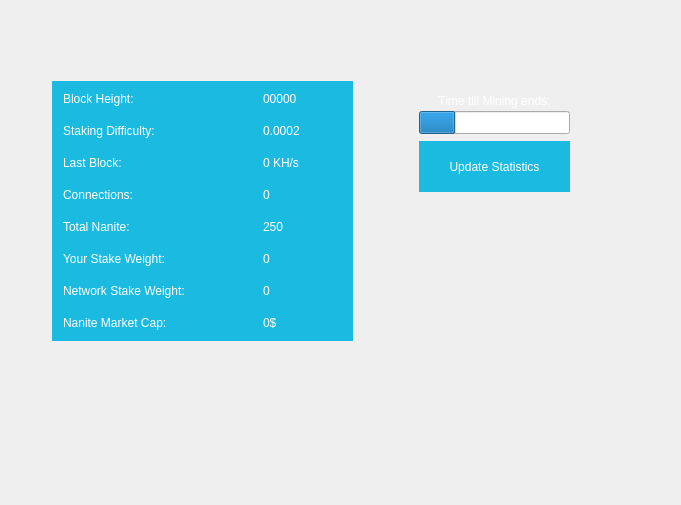
<?xml version="1.0" encoding="UTF-8"?>
<ui version="4.0">
 <class>StatisticsPage</class>
 <widget class="QWidget" name="StatisticsPage">
  <property name="windowModality">
   <enum>Qt::NonModal</enum>
  </property>
  <property name="geometry">
   <rect>
    <x>0</x>
    <y>0</y>
    <width>681</width>
    <height>505</height>
   </rect>
  </property>
  <property name="windowTitle">
   <string>Digging</string>
  </property>
  <property name="styleSheet">
   <string notr="true">color:#505050;
font-family:'Proxima Nova Rg';</string>
  </property>
  <layout class="QGridLayout" name="gridLayout">
   <property name="sizeConstraint">
    <enum>QLayout::SetMaximumSize</enum>
   </property>
   <property name="leftMargin">
    <number>52</number>
   </property>
   <property name="rightMargin">
    <number>22</number>
   </property>
   <item row="5" column="0">
    <widget class="QFrame" name="gridFrame_2">
     <property name="styleSheet">
      <string notr="true">background-color:#1bbae1;</string>
     </property>
     <layout class="QGridLayout" name="gridLayout_4">
      <item row="0" column="0" rowspan="4">
       <layout class="QFormLayout" name="formLayout_2">
        <property name="fieldGrowthPolicy">
         <enum>QFormLayout::FieldsStayAtSizeHint</enum>
        </property>
        <property name="horizontalSpacing">
         <number>78</number>
        </property>
        <property name="verticalSpacing">
         <number>18</number>
        </property>
        <property name="rightMargin">
         <number>0</number>
        </property>
        <item row="1" column="0">
         <widget class="QLabel" name="label_14">
          <property name="styleSheet">
           <string notr="true">color:white;font-family: Segoe UI;</string>
          </property>
          <property name="text">
           <string>&lt;html&gt;&lt;head/&gt;&lt;body&gt;&lt;p&gt;Block Height:&lt;/p&gt;&lt;/body&gt;&lt;/html&gt;</string>
          </property>
         </widget>
        </item>
        <item row="1" column="1">
         <widget class="QLabel" name="heightBox">
          <property name="styleSheet">
           <string notr="true">color:white;font-family: Segoe UI;</string>
          </property>
          <property name="text">
           <string>00000</string>
          </property>
         </widget>
        </item>
        <item row="2" column="0">
         <widget class="QLabel" name="label_9">
          <property name="styleSheet">
           <string notr="true">color:white;font-family: Segoe UI;</string>
          </property>
          <property name="text">
           <string>&lt;html&gt;&lt;head/&gt;&lt;body&gt;&lt;p&gt;Staking Difficulty:&lt;/p&gt;&lt;/body&gt;&lt;/html&gt;</string>
          </property>
         </widget>
        </item>
        <item row="2" column="1">
         <widget class="QLabel" name="diffBox2">
          <property name="styleSheet">
           <string notr="true">color:white;font-family: Segoe UI;</string>
          </property>
          <property name="text">
           <string>0.0002</string>
          </property>
         </widget>
        </item>
        <item row="3" column="0">
         <widget class="QLabel" name="label3_2">
          <property name="sizePolicy">
           <sizepolicy hsizetype="Preferred" vsizetype="Maximum">
            <horstretch>0</horstretch>
            <verstretch>0</verstretch>
           </sizepolicy>
          </property>
          <property name="styleSheet">
           <string notr="true">color:white;font-family: Segoe UI;</string>
          </property>
          <property name="text">
           <string>&lt;html&gt;&lt;head/&gt;&lt;body&gt;&lt;p&gt;Last Block:&lt;/p&gt;&lt;/body&gt;&lt;/html&gt;</string>
          </property>
         </widget>
        </item>
        <item row="3" column="1">
         <widget class="QLabel" name="localBox">
          <property name="styleSheet">
           <string notr="true">color:white;font-family: Segoe UI;</string>
          </property>
          <property name="text">
           <string>0 KH/s</string>
          </property>
         </widget>
        </item>
        <item row="4" column="0">
         <widget class="QLabel" name="label1_2">
          <property name="styleSheet">
           <string notr="true">color:white;font-family: Segoe UI;</string>
          </property>
          <property name="text">
           <string>&lt;html&gt;&lt;head/&gt;&lt;body&gt;&lt;p&gt;Connections:&lt;/p&gt;&lt;/body&gt;&lt;/html&gt;</string>
          </property>
         </widget>
        </item>
        <item row="4" column="1">
         <widget class="QLabel" name="connectionBox">
          <property name="toolTip">
           <string/>
          </property>
          <property name="styleSheet">
           <string notr="true">color:white;font-family: Segoe UI;</string>
          </property>
          <property name="text">
           <string>0</string>
          </property>
         </widget>
        </item>
        <item row="5" column="0">
         <widget class="QLabel" name="label_8">
          <property name="styleSheet">
           <string notr="true">color:white;font-family: Segoe UI;</string>
          </property>
          <property name="text">
           <string>&lt;html&gt;&lt;head/&gt;&lt;body&gt;&lt;p&gt;Total Nanite:&lt;/p&gt;&lt;/body&gt;&lt;/html&gt;</string>
          </property>
         </widget>
        </item>
        <item row="5" column="1">
         <widget class="QLabel" name="volumeBox">
          <property name="toolTip">
           <string/>
          </property>
          <property name="styleSheet">
           <string notr="true">color:white;font-family: Segoe UI;</string>
          </property>
          <property name="text">
           <string>250</string>
          </property>
         </widget>
        </item>
        <item row="6" column="0">
         <widget class="QLabel" name="label_10">
          <property name="styleSheet">
           <string notr="true">color:white;font-family: Segoe UI;</string>
          </property>
          <property name="text">
           <string>&lt;html&gt;&lt;head/&gt;&lt;body&gt;&lt;p&gt;Your Stake Weight:&lt;/p&gt;&lt;/body&gt;&lt;/html&gt;</string>
          </property>
         </widget>
        </item>
        <item row="6" column="1">
         <widget class="QLabel" name="minBox">
          <property name="toolTip">
           <string/>
          </property>
          <property name="styleSheet">
           <string notr="true">color:white;font-family: Segoe UI;</string>
          </property>
          <property name="text">
           <string>0</string>
          </property>
         </widget>
        </item>
        <item row="7" column="0">
         <widget class="QLabel" name="label_11">
          <property name="styleSheet">
           <string notr="true">color:white;font-family: Segoe UI;</string>
          </property>
          <property name="text">
           <string>&lt;html&gt;&lt;head/&gt;&lt;body&gt;&lt;p&gt;Network Stake Weight:&lt;/p&gt;&lt;/body&gt;&lt;/html&gt;</string>
          </property>
         </widget>
        </item>
        <item row="7" column="1">
         <widget class="QLabel" name="maxBox">
          <property name="toolTip">
           <string/>
          </property>
          <property name="styleSheet">
           <string notr="true">color:white;font-family: Segoe UI;</string>
          </property>
          <property name="text">
           <string>0</string>
          </property>
         </widget>
        </item>
        <item row="8" column="0">
         <widget class="QLabel" name="label_17">
          <property name="styleSheet">
           <string notr="true">color:white;font-family: Segoe UI;</string>
          </property>
          <property name="text">
           <string>&lt;html&gt;&lt;head/&gt;&lt;body&gt;&lt;p&gt;Nanite Market Cap:&lt;/p&gt;&lt;/body&gt;&lt;/html&gt;</string>
          </property>
         </widget>
        </item>
        <item row="8" column="1">
         <widget class="QLabel" name="marketcap">
          <property name="toolTip">
           <string/>
          </property>
          <property name="styleSheet">
           <string notr="true">color:white;font-family: Segoe UI;</string>
          </property>
          <property name="text">
           <string>0$</string>
          </property>
         </widget>
        </item>
       </layout>
      </item>
     </layout>
    </widget>
   </item>
   <item row="1" column="0" colspan="2">
    <layout class="QVBoxLayout" name="verticalLayout">
     <item>
      <widget class="QLabel" name="label_2">
       <property name="text">
        <string>&lt;html&gt;&lt;head/&gt;&lt;body&gt;&lt;p align=&quot;center&quot;&gt;&lt;img src=&quot;:/icons/res/icons/statisticst.png&quot;/&gt;&lt;/p&gt;&lt;/body&gt;&lt;/html&gt;</string>
       </property>
      </widget>
     </item>
    </layout>
   </item>
   <item row="0" column="0" colspan="2">
    <spacer name="verticalSpacer_3">
     <property name="orientation">
      <enum>Qt::Vertical</enum>
     </property>
     <property name="sizeType">
      <enum>QSizePolicy::Fixed</enum>
     </property>
     <property name="sizeHint" stdset="0">
      <size>
       <width>20</width>
       <height>10</height>
      </size>
     </property>
    </spacer>
   </item>
   <item row="2" column="0" colspan="2">
    <spacer name="verticalSpacer_2">
     <property name="orientation">
      <enum>Qt::Vertical</enum>
     </property>
     <property name="sizeType">
      <enum>QSizePolicy::Fixed</enum>
     </property>
     <property name="sizeHint" stdset="0">
      <size>
       <width>20</width>
       <height>40</height>
      </size>
     </property>
    </spacer>
   </item>
   <item row="6" column="0">
    <spacer name="verticalSpacer">
     <property name="orientation">
      <enum>Qt::Vertical</enum>
     </property>
     <property name="sizeHint" stdset="0">
      <size>
       <width>20</width>
       <height>10</height>
      </size>
     </property>
    </spacer>
   </item>
   <item row="5" column="1" rowspan="2">
    <widget class="QFrame" name="frame">
     <property name="minimumSize">
      <size>
       <width>260</width>
       <height>0</height>
      </size>
     </property>
     <widget class="QPushButton" name="startButton">
      <property name="geometry">
       <rect>
        <x>60</x>
        <y>60</y>
        <width>151</width>
        <height>51</height>
       </rect>
      </property>
      <property name="sizePolicy">
       <sizepolicy hsizetype="Fixed" vsizetype="Fixed">
        <horstretch>0</horstretch>
        <verstretch>0</verstretch>
       </sizepolicy>
      </property>
      <property name="minimumSize">
       <size>
        <width>120</width>
        <height>40</height>
       </size>
      </property>
      <property name="styleSheet">
       <string notr="true">border:0;color:white;background-color:#1bbae1;font-family: Segoe UI;</string>
      </property>
      <property name="text">
       <string>Update Statistics</string>
      </property>
     </widget>
     <widget class="QProgressBar" name="progressBar">
      <property name="geometry">
       <rect>
        <x>60</x>
        <y>30</y>
        <width>151</width>
        <height>23</height>
       </rect>
      </property>
      <property name="value">
       <number>24</number>
      </property>
      <property name="textVisible">
       <bool>false</bool>
      </property>
     </widget>
     <widget class="QLabel" name="cBox">
      <property name="geometry">
       <rect>
        <x>60</x>
        <y>10</y>
        <width>151</width>
        <height>20</height>
       </rect>
      </property>
      <property name="styleSheet">
       <string notr="true">color:white;font-family: Segoe UI;</string>
      </property>
      <property name="text">
       <string>&lt;html&gt;&lt;head/&gt;&lt;body&gt;&lt;p align=&quot;center&quot;&gt;Time till Mining ends:&lt;/p&gt;&lt;/body&gt;&lt;/html&gt;</string>
      </property>
     </widget>
    </widget>
   </item>
  </layout>
 </widget>
 <layoutdefault spacing="6" margin="11"/>
 <resources/>
 <connections/>
</ui>
